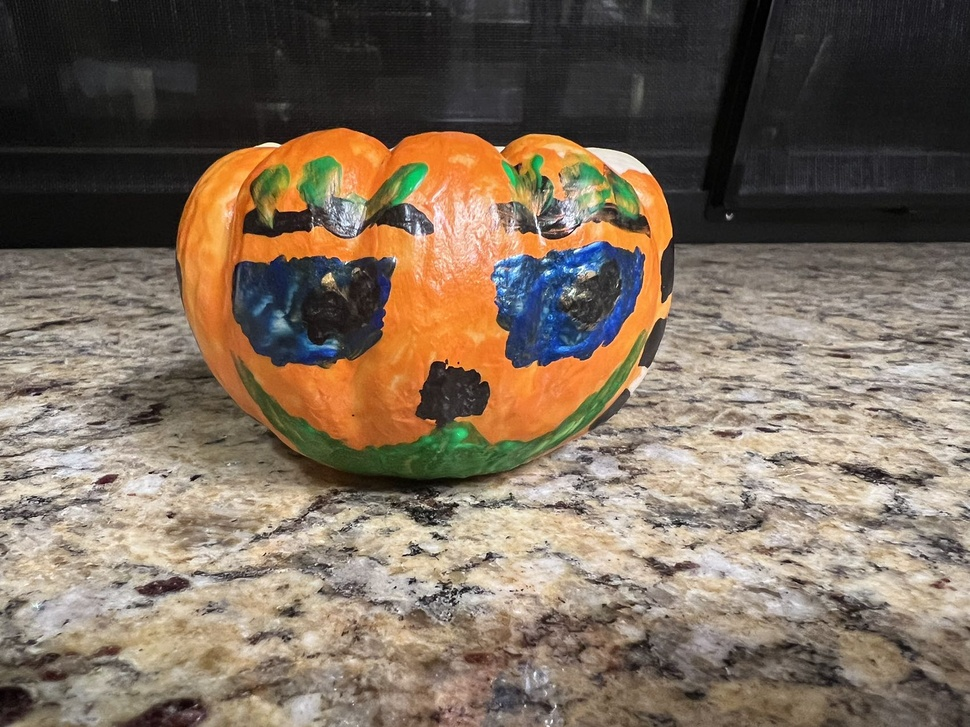
#> input picture Lab4/image1.jpg, 970 x 727 px, shrunk from 1702 x 1276 before the run
$ python lab4.py
#> lines starting #> are read from the running program, lines starting #| are printed output that depends on the picture; after the words box and inside, x2 and y2 are one past the last pixel; in counts of white or black regions, pixels touching at a corner belong together
#> in main, img1 is the input picture: shape (727, 970, 3); mean B, G, R 91.7, 107.5, 123.1
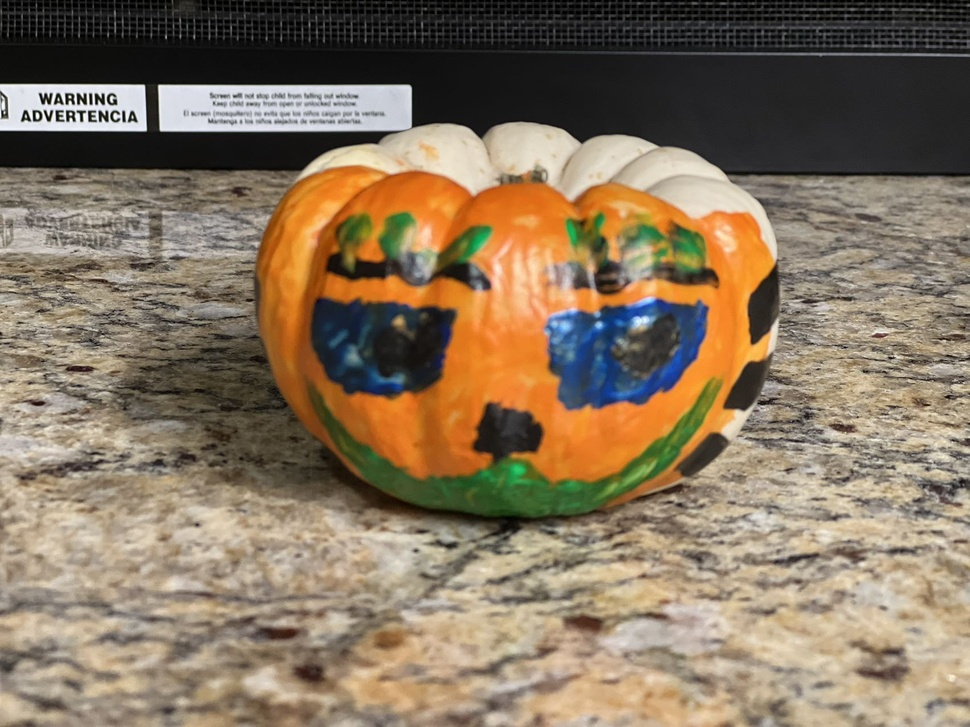
#> input picture Lab4/image2.jpg, 970 x 727 px, shrunk from 1702 x 1276 before the run
#> in main, img2 is the input picture: shape (727, 970, 3); mean B, G, R 95.2, 117.3, 135
import cv2
import numpy as np

def harris_corner_detection(image):
    """Applies Harris Corner Detection on the given image."""
    gray = cv2.cvtColor(image, cv2.COLOR_BGR2GRAY)
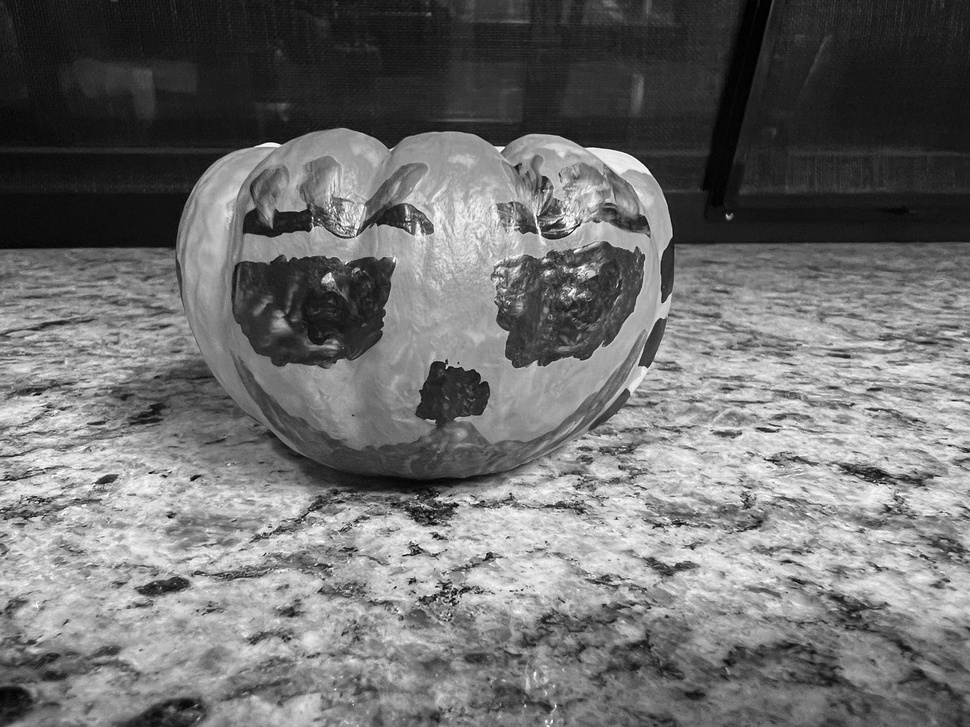
#> gray: shape (727, 970); min 0, max 255, mean 110.4
    gray = np.float32(gray)
    dst = cv2.cornerHarris(gray, 2, 3, 0.04)
    dst = cv2.dilate(dst, None)
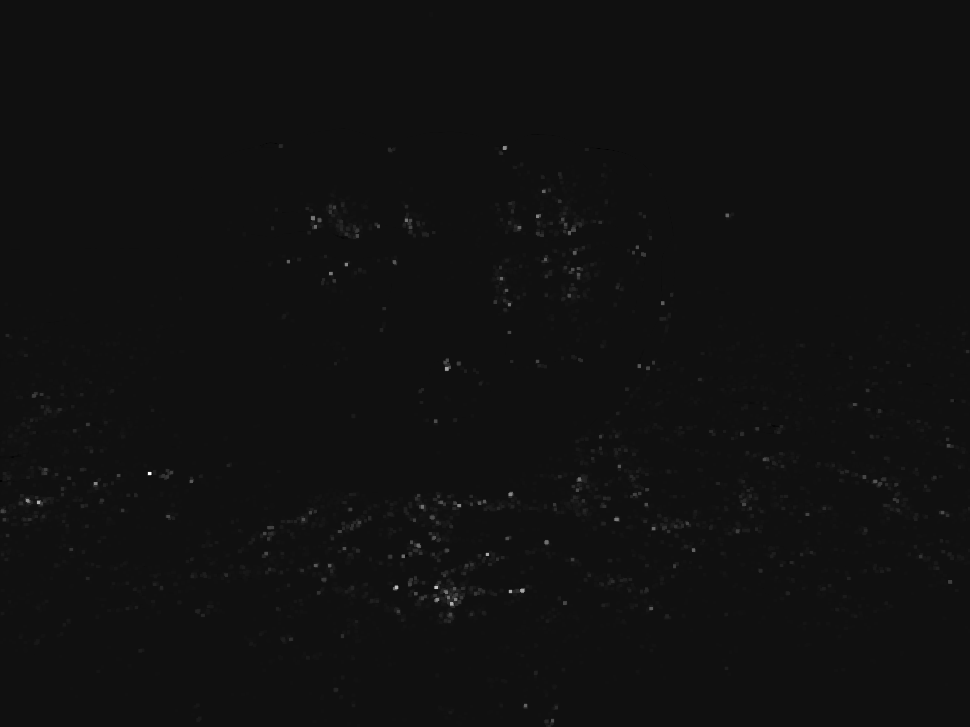
#> dst: shape (727, 970) float32; min -6925437.5, max 101275984, mean 282186.1; drawn with min black and max white
    image[dst > 0.01 * dst.max()] = [0, 0, 255]  # Red corners
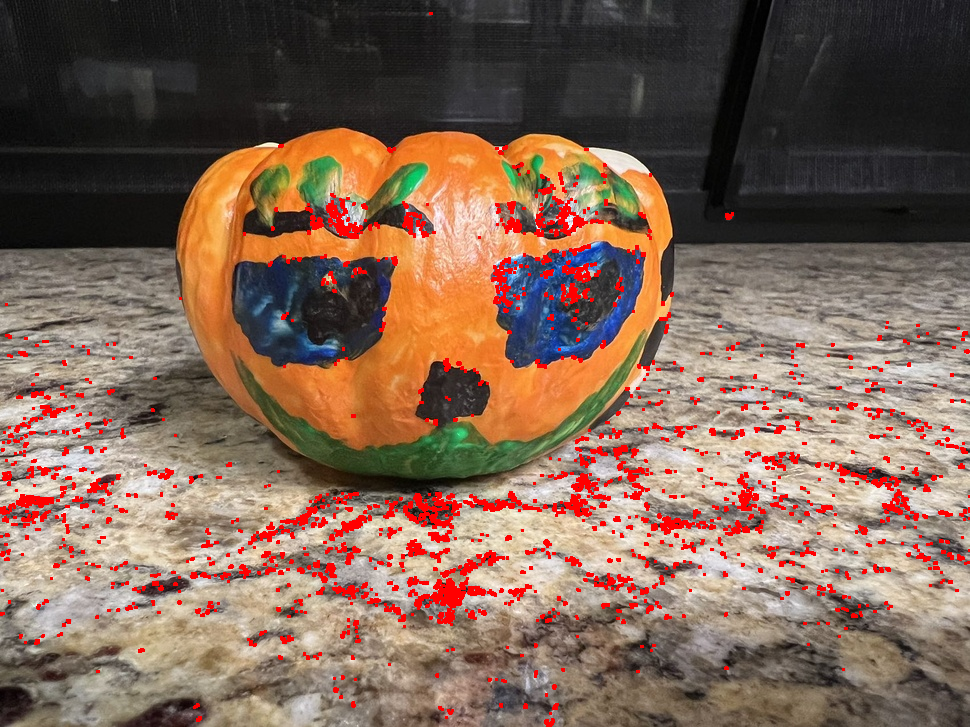
#> image: shape (727, 970, 3); 4.8% of pixels changed, all inside (x1, y1, x2, y2) = (0, 12, 970, 727)
    return image

def sift_detection(image):
    """Applies SIFT keypoint detection on the given image."""
    gray = cv2.cvtColor(image, cv2.COLOR_BGR2GRAY)
    sift = cv2.SIFT_create()
    keypoints, descriptors = sift.detectAndCompute(gray, None)
#> keypoints = 6749 keypoints; strongest (x, y, size): (949, 445, 1.9), (328, 279, 7.4), (193, 479, 3.3), (165, 476, 2.4)
    img_sift = cv2.drawKeypoints(image, keypoints, None)
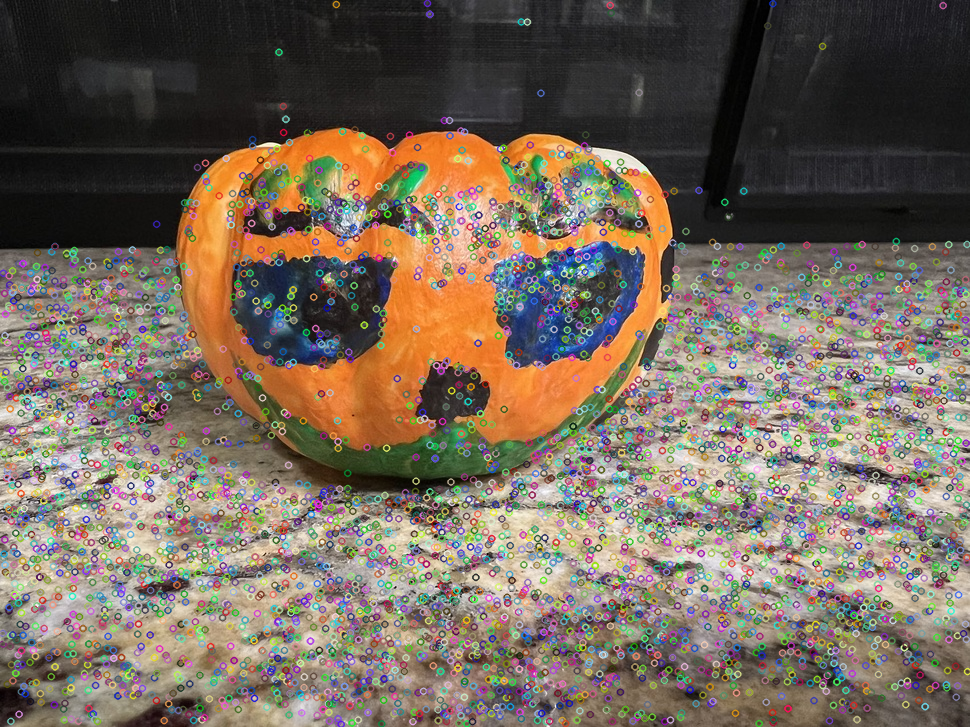
#> img_sift: shape (727, 970, 3); mean B, G, R 92.1, 105.6, 118.5
    return img_sift

def flann_match(img1, img2):
    """Performs FLANN-based feature matching."""
    sift = cv2.SIFT_create()
    kp1, des1 = sift.detectAndCompute(img1, None)
#> kp1 has the same summary as keypoints in sift_detection
    kp2, des2 = sift.detectAndCompute(img2, None)
#> kp2 = 7300 keypoints; strongest (x, y, size): (70, 114, 2), (70, 97, 1.9), (81, 119, 2.6), (49, 119, 3.4)

    index_params = dict(algorithm=1, trees=5)
    search_params = dict(checks=50)

    flann = cv2.FlannBasedMatcher(index_params, search_params)
    matches = flann.knnMatch(des1, des2, k=2)
#> matches = 6749 matches

    good_matches = []
    for m, n in matches:
        if m.distance < 0.7 * n.distance:
            good_matches.append(m)
#> after the loop, good_matches = 57 matches

    match_img = cv2.drawMatches(img1, kp1, img2, kp2, good_matches, None)
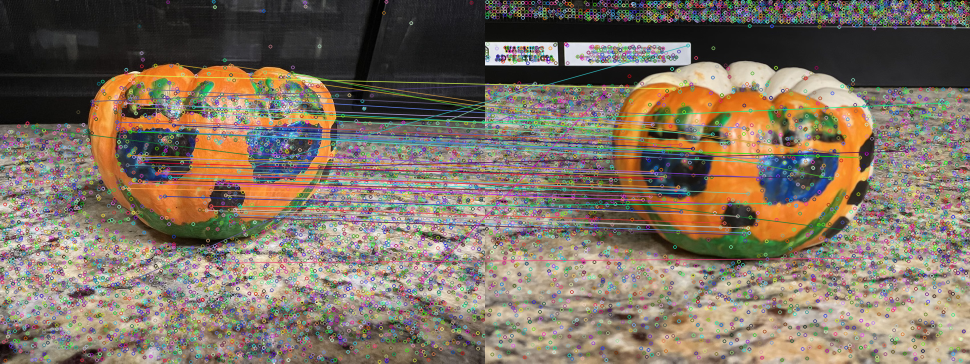
#> match_img: shape (727, 1940, 3) (shown at 1/2 size); mean B, G, R 97.9, 113.1, 126.6
    return match_img

def main():
    # Load images
    img1 = cv2.imread("image1.jpg")
    img2 = cv2.imread("image2.jpg")

    # Harris Corner Detection
    harris_img = harris_corner_detection(img1.copy())
    cv2.imshow("Harris Corners", harris_img)

    # SIFT Keypoint Detection
    sift_img = sift_detection(img1.copy())
    cv2.imshow("SIFT Keypoints", sift_img)

    # FLANN-based Feature Matching
    matched_img = flann_match(img1, img2)
    cv2.imshow("FLANN Matching", matched_img)

    cv2.waitKey(0)
    cv2.destroyAllWindows()

if __name__ == "__main__":
    main()
